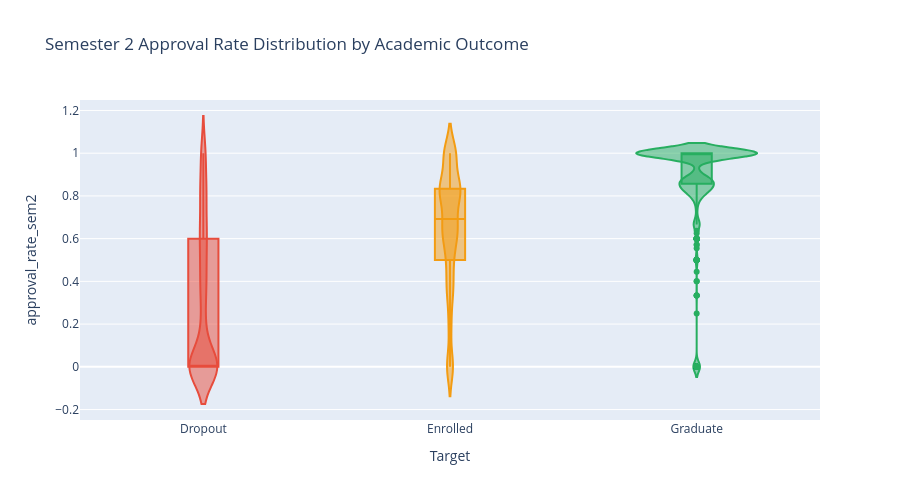

The cell this chart's notebook holds for it:
### Code cell
fig = px.violin(
    df,
    x="Target",
    y="approval_rate_sem2",
    color="Target",
    box=True,
    points="outliers",
    category_orders={"Target": ["Dropout", "Enrolled", "Graduate"]},
    color_discrete_map={"Dropout": "#e74c3c", "Enrolled": "#f39c12", "Graduate": "#27ae60"},
    title="Semester 2 Approval Rate Distribution by Academic Outcome"
)
fig.update_layout(showlegend=False, height=500)
fig.show()

# Save HTML
fig.write_html(str(ARTIFACTS / "approval_rate_sem2_by_class.html"))
print("✅ HTML saved:", ARTIFACTS / "approval_rate_sem2_by_class.html")

# Save PNG (requires kaleido)
try:
    fig.write_image(str(ARTIFACTS / "approval_rate_sem2_by_class.png"))
    print("✅ PNG saved:", ARTIFACTS / "approval_rate_sem2_by_class.png")
except Exception as e:
    print(f"PNG export skipped (kaleido may need reinstall): {e}")

### Figure 1 — Plotly figure (JSON) as saved in the notebook; plotly's stock layout.template omitted (floating-point values rounded to 4 significant figures; data arrays with more than 128 entries replaced by an {"elided": "..."} marker saying what was removed)
{"data": [{"alignmentgroup": "True", "box": {"visible": true}, "hovertemplate": "Target=%{x}<br>approval_rate_sem2=%{y}<extra></extra>", "legendgroup": "Dropout", "marker": {"color": "#e74c3c"}, "name": "Dropout", "offsetgroup": "Dropout", "orientation": "v", "points": "outliers", "scalegroup": "True", "showlegend": true, "type": "violin", "x": {"elided": "1421 str values"}, "x0": " ", "xaxis": "x", "y": {"elided": "1421 float values"}, "y0": " ", "yaxis": "y"}, {"alignmentgroup": "True", "box": {"visible": true}, "hovertemplate": "Target=%{x}<br>approval_rate_sem2=%{y}<extra></extra>", "legendgroup": "Enrolled", "marker": {"color": "#f39c12"}, "name": "Enrolled", "offsetgroup": "Enrolled", "orientation": "v", "points": "outliers", "scalegroup": "True", "showlegend": true, "type": "violin", "x": {"elided": "794 str values"}, "x0": " ", "xaxis": "x", "y": {"elided": "794 float values"}, "y0": " ", "yaxis": "y"}, {"alignmentgroup": "True", "box": {"visible": true}, "hovertemplate": "Target=%{x}<br>approval_rate_sem2=%{y}<extra></extra>", "legendgroup": "Graduate", "marker": {"color": "#27ae60"}, "name": "Graduate", "offsetgroup": "Graduate", "orientation": "v", "points": "outliers", "scalegroup": "True", "showlegend": true, "type": "violin", "x": {"elided": "2209 str values"}, "x0": " ", "xaxis": "x", "y": {"elided": "2209 float values"}, "y0": " ", "yaxis": "y"}], "layout": {"height": 500, "legend": {"title": {"text": "Target"}, "tracegroupgap": 0}, "showlegend": false, "title": {"text": "Semester 2 Approval Rate Distribution by Academic Outcome"}, "violinmode": "overlay", "xaxis": {"anchor": "y", "categoryarray": ["Dropout", "Enrolled", "Graduate"], "categoryorder": "array", "domain": [0, 1], "title": {"text": "Target"}}, "yaxis": {"anchor": "x", "domain": [0, 1], "title": {"text": "approval_rate_sem2"}}}}
